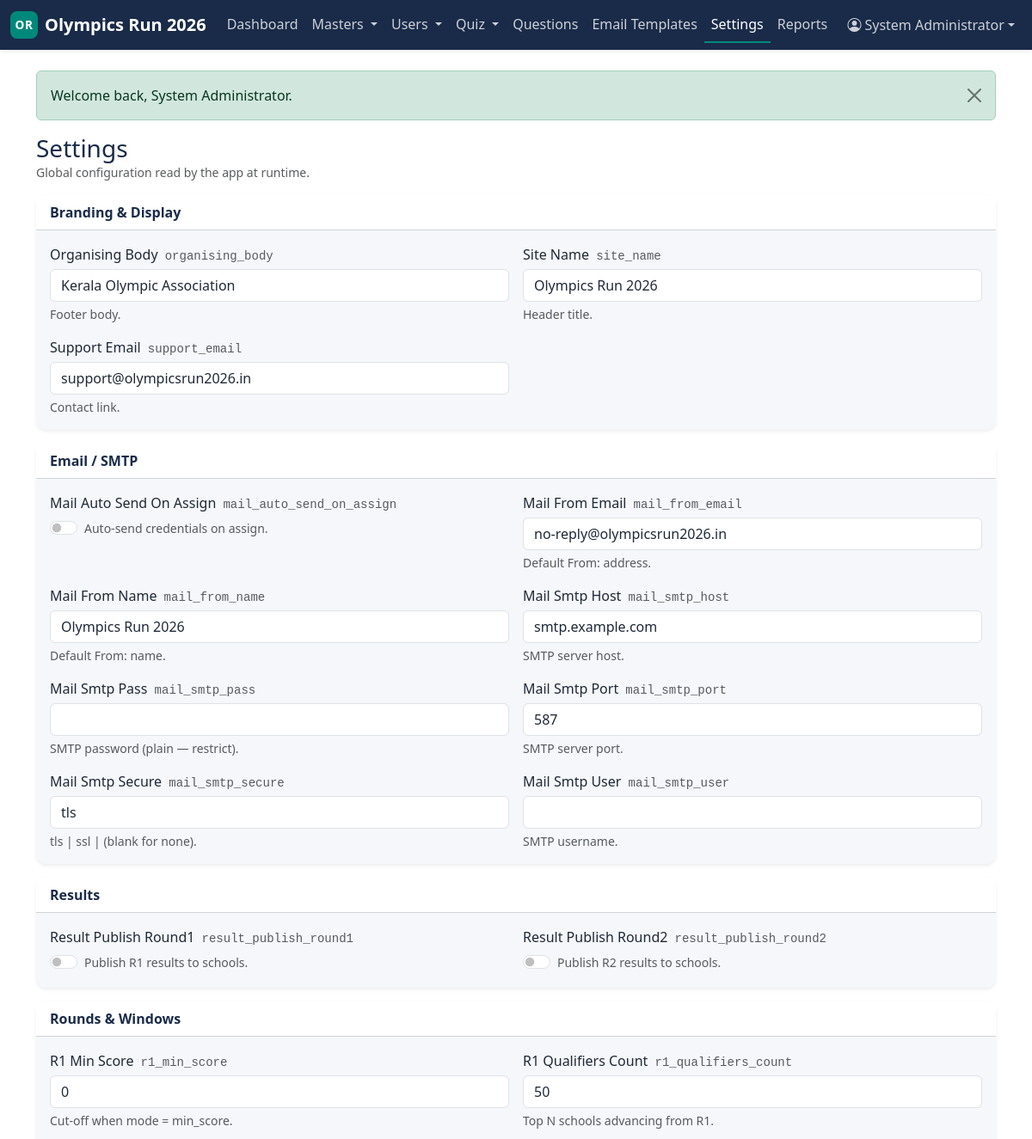
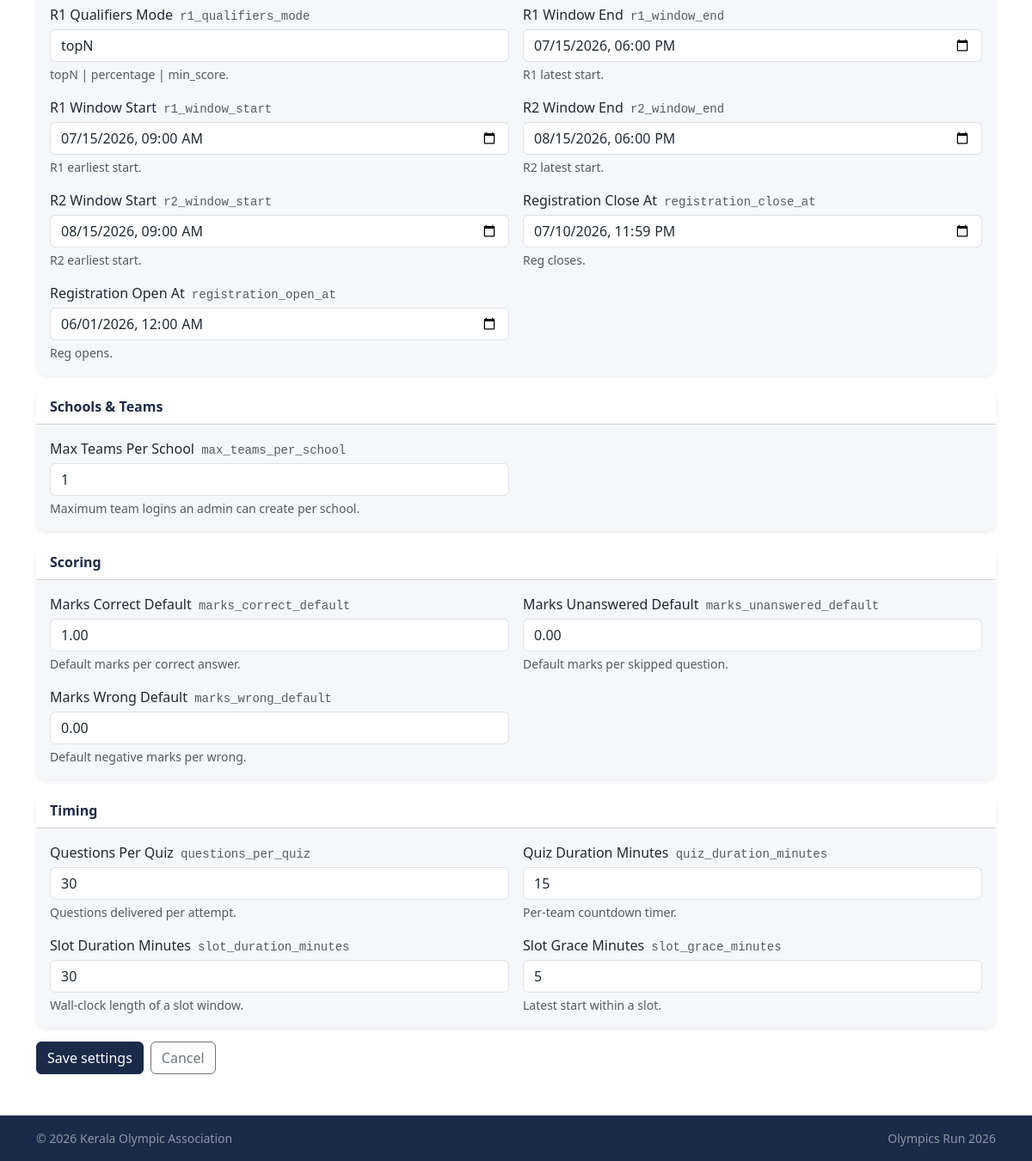
The app's page /admin/settings (signed in) with its own data (2 pictures, top to bottom).
### tables this page shows
CREATE TABLE settings (
    setting_key    VARCHAR(100) NOT NULL,
    setting_value  TEXT         NULL,
    value_type     ENUM('string','int','float','bool','datetime','json')
                          NOT NULL DEFAULT 'string',
    description    VARCHAR(255) NULL,
    updated_by_admin_id INT UNSIGNED NULL,
    updated_at     DATETIME     NOT NULL DEFAULT CURRENT_TIMESTAMP
                                                ON UPDATE CURRENT_TIMESTAMP,
    PRIMARY KEY (setting_key),
    KEY idx_settings_type (value_type),
    CONSTRAINT fk_settings_admin
        FOREIGN KEY (updated_by_admin_id) REFERENCES admins(admin_id)
        ON DELETE SET NULL
);

### includes/helpers.php (called while the page is built, shortened)
<?php
function e(?string $value): string
{
    return htmlspecialchars((string)$value, ENT_QUOTES | ENT_SUBSTITUTE, 'UTF-8');
}
function pull_errors(): array
{
    $e = $_SESSION['_errors'] ?? [];
    return $e;
}
function invalid_class(array $errors, string $key): string
{
    return isset($errors[$key]) ? ' is-invalid' : '';
}
function view(string $template, array $data = []): string
{
    $__file = __DIR__ . '/../views/' . $template . '.php';
    extract($data, EXTR_SKIP);
    include $__file;
    return ob_get_clean();
}
function render(string $template, array $data = []): void
{
    $content   = view($template, $data);
    include __DIR__ . '/../views/layouts/app.php';
}
function dt_for_input(?string $mysqlDatetime): string
{
    $ts = strtotime($mysqlDatetime);
    return $ts === false ? '' : date('Y-m-d\TH:i', $ts);
}

### controllers/AdminSettingsController.php (called while the page is built, shortened)
<?php
final class AdminSettingsController
{
    public function index(): void
    {
        render('admin/settings/index', [
            'title'    => 'Settings — Admin',
            'settings' => Settings::allWithMeta(),
        ]);
    }
}

### includes/Database.php (called while the page is built, shortened)
<?php
final class Database
{
    private static ?PDO $pdo = null;
    public static function connection(): PDO
    {
        if (self::$pdo !== null) {
            return self::$pdo;
        }
        $cfg = $GLOBALS['APP_CONFIG']['db'];
        $dsn = sprintf(
            'mysql:host=%s;port=%d;dbname=%s;charset=%s',
            $cfg['host'],
            $cfg['port'],
            $cfg['name'],
            $cfg['charset']
        );
        self::$pdo = new PDO($dsn, $cfg['user'], $cfg['pass'], [
            PDO::ATTR_ERRMODE            => PDO::ERRMODE_EXCEPTION,
            PDO::ATTR_DEFAULT_FETCH_MODE => PDO::FETCH_ASSOC,
            PDO::ATTR_EMULATE_PREPARES   => false,
            PDO::MYSQL_ATTR_INIT_COMMAND => "SET NAMES utf8mb4 COLLATE utf8mb4_unicode_ci",
        ]);
        return self::$pdo;
    }
    public static function query(string $sql, array $params = []): PDOStatement
    {
        $stmt = self::connection()->prepare($sql);
        $stmt->execute($params);
        return $stmt;
    }
    public static function fetchAll(string $sql, array $params = []): array
    {
        return self::query($sql, $params)->fetchAll();
    }
}

### includes/Settings.php (called while the page is built, shortened)
<?php
final class Settings
{
    private static ?array $cache = null;
    private static function loadAll(): array
    {
        if (self::$cache !== null) return self::$cache;
        $rows = Database::fetchAll('SELECT setting_key, setting_value FROM settings');
        $out = [];
        foreach ($rows as $r) $out[$r['setting_key']] = $r['setting_value'];
        return self::$cache = $out;
    }
    public static function get(string $key, ?string $default = null): ?string
    {
        $all = self::loadAll();
        return $all[$key] ?? $default;
    }
    public static function bool(string $key, bool $default = false): bool
    {
        $v = self::get($key);
        return in_array(strtolower($v), ['1', 'true', 'yes', 'on'], true);
    }
    public static function allWithMeta(): array
    {
        return Database::fetchAll(
            'SELECT setting_key, setting_value, value_type, description, updated_at
               FROM settings
              ORDER BY setting_key'
        );
    }
}

### views/admin/settings/index.php (the view, shortened to what this page needs)
<?php
$errors = pull_errors();
$groupFor = static function (string $key): string {
    if (str_starts_with($key, 'mail_'))            return 'Email / SMTP';
    if ($key === 'max_teams_per_school')           return 'Schools & Teams';
    if (str_starts_with($key, 'r1_')
        || str_starts_with($key, 'r2_')
        || str_starts_with($key, 'registration_')) return 'Rounds & Windows';
    if (str_starts_with($key, 'marks_'))           return 'Scoring';
    if (in_array($key, ['slot_duration_minutes', 'quiz_duration_minutes',
                        'questions_per_quiz', 'slot_grace_minutes'], true)) return 'Timing';
    if (str_starts_with($key, 'result_'))          return 'Results';
    return 'Branding & Display';
};
$grouped = [];
foreach ($settings as $row) {
    $grouped[$groupFor($row['setting_key'])][] = $row;
}
ksort($grouped);
$label = static fn(string $key): string =>
    ucwords(str_replace('_', ' ', $key));
?>
<div class="d-md-flex justify-content-between align-items-center mb-3">
    <div>
        <h1 class="h3 text-navy mb-0">Settings</h1>
        <p class="text-muted small mb-0">Global configuration read by the app at runtime.</p>
    </div>
</div>
<?php if (empty($settings)): ?>
    <div class="card panel border-0 shadow-sm">
        <div class="card-body text-center text-muted py-5">
            <i class="bi bi-sliders display-5"></i>
            <p class="mb-0 mt-2">No settings found. Import the seed data to populate defaults.</p>
        </div>
    </div>
<?php else: ?>
<form method="post" action="/admin/settings" novalidate>
    <?php foreach ($grouped as $group => $rows): ?>
        <div class="card panel border-0 shadow-sm mb-3">
            <div class="card-header bg-white fw-semibold text-navy"><?= e($group) ?></div>
            <div class="card-body">
                <div class="row g-3">
                    <?php foreach ($rows as $row):
                        $key  = $row['setting_key'];
                        $type = $row['value_type'];
                        $val  = $row['setting_value'];
                        $name = 'settings[' . $key . ']';
                    ?>
                        <div class="col-12 col-md-6">
                            <label class="form-label mb-1" for="set-<?= e($key) ?>">
                                <?= e($label($key)) ?>
                                <code class="small text-muted ms-1"><?= e($key) ?></code>
                            </label>
                            <?php if ($type === 'bool'): ?>
                                <div class="form-check form-switch">
                                    <input type="checkbox" class="form-check-input"
                                           role="switch"
                                           id="set-<?= e($key) ?>"
                                           name="<?= e($name) ?>" value="true"
                                           <?= Settings::bool($key) ? 'checked' : '' ?>>
                                    <label class="form-check-label small text-muted"
                                           for="set-<?= e($key) ?>">
                                        <?= e($row['description'] ?? '') ?>
                                    </label>
                                </div>
                            <?php else: ?>
                                <input
                                    type="<?= $type === 'int' || $type === 'float' ? 'number' : ($type === 'datetime' ? 'datetime-local' : 'text') ?>"
                                    <?= $type === 'float' ? 'step="0.01"' : '' ?>
                                    class="form-control<?= invalid_class($errors, $key) ?>"
                                    id="set-<?= e($key) ?>"
                                    name="<?= e($name) ?>"
                                    value="<?= e($type === 'datetime' ? dt_for_input($val) : (string)$val) ?>">
                                <?php if (!empty($row['description'])): ?>
                                    <div class="form-text small"><?= e($row['description']) ?></div>
                                <?php endif; ?>
                            <?php endif; ?>
                        </div>
                    <?php endforeach; ?>
                </div>
            </div>
        </div>
    <?php endforeach; ?>
    <div class="d-flex gap-2 mb-4">
        <button class="btn btn-primary">Save settings</button>
        <a href="/admin/dashboard" class="btn btn-outline-secondary">Cancel</a>
    </div>
</form>
<?php endif; ?>

### public/index.php (shortened to what this page needs)
<?php
$reqPath = strtok($_SERVER['REQUEST_URI'] ?? '/', '?') ?: '/';
$reqPath = rtrim($reqPath, '/') ?: '/';
$method  = $_SERVER['REQUEST_METHOD'] ?? 'GET';
foreach ($routes as $pattern => $handler) {
    [$rMethod, $rPath] = explode(' ', $pattern, 2);
    if ($rMethod !== $method) continue;
    if (!str_contains($rPath, '{')) {
        if ($rPath !== $reqPath) continue;
        $params = [];
    } else {
        $regex = '#^' . preg_replace('#\{(\w+)\}#', '(?<$1>[^/]+)', $rPath) . '$#';
        if (!preg_match($regex, $reqPath, $m)) continue;
        $params = array_values(array_filter(
            $m,
            static fn($k) => is_string($k),
            ARRAY_FILTER_USE_KEY
        ));
    }
    if (is_array($handler)) {
        [$class, $methodName] = $handler;
        (new $class)->$methodName(...$params);
    } else {
        $handler(...$params);
    }
    return;
}

### public/css/app.css (style rules this page uses)
:root { --or-navy: #1A2B49; --or-navy-700: #14223A; --or-navy-300: #4A5A75; --or-teal: #00897B; --or-teal-700: #006B61; --or-teal-300: #4DB6A6; --or-panel: #F5F7FA; --or-panel-dark: #E6EAF1; --or-bg: #FFFFFF; --or-text: #1F2937; --or-muted: #6B7280; }
:root, [data-bs-theme="light"] { --bs-primary: var(--or-navy); --bs-primary-rgb: 26, 43, 73; --bs-link-color: var(--or-teal); --bs-link-color-rgb: 0, 137, 123; --bs-link-hover-color: var(--or-teal-700); --bs-body-bg: var(--or-bg); --bs-body-color: var(--or-text); }
body.bg-app { background-color: var(--or-bg); color: var(--or-text); }
.text-navy { color: var(--or-navy) !important; }
.card.panel { background-color: var(--or-panel); border-radius: 0.75rem; }
.btn-primary { --bs-btn-bg: var(--or-navy); --bs-btn-border-color: var(--or-navy); --bs-btn-hover-bg: var(--or-navy-700); --bs-btn-hover-border-color: var(--or-navy-700); --bs-btn-active-bg: var(--or-navy-700); --bs-btn-active-border-color: var(--or-navy-700); --bs-btn-disabled-bg: var(--or-navy-300); --bs-btn-disabled-border-color: var(--or-navy-300); }

### records on screen
settings: setting_key "Organising Body", setting_key "organising_body", setting_value "Kerala Olympic Association", description "Footer body."
settings: setting_key "Site Name", setting_key "site_name", setting_value "Olympics Run 2026", description "Header title."
settings: setting_key "Support Email", setting_key "support_email", setting_value "support@olympicsrun2026.in", description "Contact link."
settings: setting_key "Mail Auto Send On Assign", setting_key "mail_auto_send_on_assign", description "Auto-send credentials on assign."
settings: setting_key "Mail From Email", setting_key "mail_from_email", setting_value "no-reply@olympicsrun2026.in", description "Default From: address."
settings: setting_key "Mail From Name", setting_key "mail_from_name", setting_value "Olympics Run 2026", description "Default From: name."
settings: setting_key "Mail Smtp Host", setting_key "mail_smtp_host", setting_value "smtp.example.com", description "SMTP server host."
settings: setting_key "Mail Smtp Pass", setting_key "mail_smtp_pass", description "SMTP password (plain — restrict)."
settings: setting_key "Mail Smtp Port", setting_key "mail_smtp_port", setting_value "587", description "SMTP server port."
settings: setting_key "Mail Smtp Secure", setting_key "mail_smtp_secure", setting_value "tls", description "tls | ssl | (blank for none)."
settings: setting_key "Mail Smtp User", setting_key "mail_smtp_user", description "SMTP username."
settings: setting_key "Result Publish Round1", setting_key "result_publish_round1", description "Publish R1 results to schools."
settings: setting_key "Result Publish Round2", setting_key "result_publish_round2", description "Publish R2 results to schools."
settings: setting_key "R1 Min Score", setting_key "r1_min_score", setting_value "0", description "Cut-off when mode = min_score."
settings: setting_key "R1 Qualifiers Count", setting_key "r1_qualifiers_count", setting_value "50", description "Top N schools advancing from R1."
settings: setting_key "R1 Qualifiers Mode", setting_key "r1_qualifiers_mode", setting_value "topN", description "topN | percentage | min_score."
settings: setting_key "R1 Window End", setting_key "r1_window_end", value_type+setting_value "07/15/2026 18:00", description "R1 latest start."
settings: setting_key "R1 Window Start", setting_key "r1_window_start", value_type+setting_value "07/15/2026 09:00", description "R1 earliest start."
settings: setting_key "R2 Window End", setting_key "r2_window_end", value_type+setting_value "08/15/2026 18:00", description "R2 latest start."
settings: setting_key "R2 Window Start", setting_key "r2_window_start", value_type+setting_value "08/15/2026 09:00", description "R2 earliest start."
settings: setting_key "Registration Close At", setting_key "registration_close_at", value_type+setting_value "07/10/2026 23:59", description "Reg closes."
settings: setting_key "Registration Open At", setting_key "registration_open_at", value_type+setting_value "06/01/2026 00:00", description "Reg opens."
settings: setting_key "Max Teams Per School", setting_key "max_teams_per_school", setting_value "1", description "Maximum team logins an admin can create per school."
settings: setting_key "Marks Correct Default", setting_key "marks_correct_default", setting_value "1.00", description "Default marks per correct answer."
settings: setting_key "Marks Unanswered Default", setting_key "marks_unanswered_default", setting_value "0.00", description "Default marks per skipped question."
settings: setting_key "Marks Wrong Default", setting_key "marks_wrong_default", setting_value "0.00", description "Default negative marks per wrong."
settings: setting_key "Questions Per Quiz", setting_key "questions_per_quiz", setting_value "30", description "Questions delivered per attempt."
settings: setting_key "Quiz Duration Minutes", setting_key "quiz_duration_minutes", setting_value "15", description "Per-team countdown timer."
settings: setting_key "Slot Duration Minutes", setting_key "slot_duration_minutes", setting_value "30", description "Wall-clock length of a slot window."
settings: setting_key "Slot Grace Minutes", setting_key "slot_grace_minutes", setting_value "5", description "Latest start within a slot."

### other values on screen
$item['label'] "Dashboard"
$item['label'] "Masters"
$item['label'] "Users"
$item['label'] "Quiz"
$item['label'] "Questions"
$item['label'] "Email Templates"
$item['label'] "Settings"
$item['label'] "Reports"
$msg "Welcome back, System Administrator."
$group "Branding & Display"
$group "Email / SMTP"
$group "Results"
$group "Rounds & Windows"
$group "Schools & Teams"
$group "Scoring"
